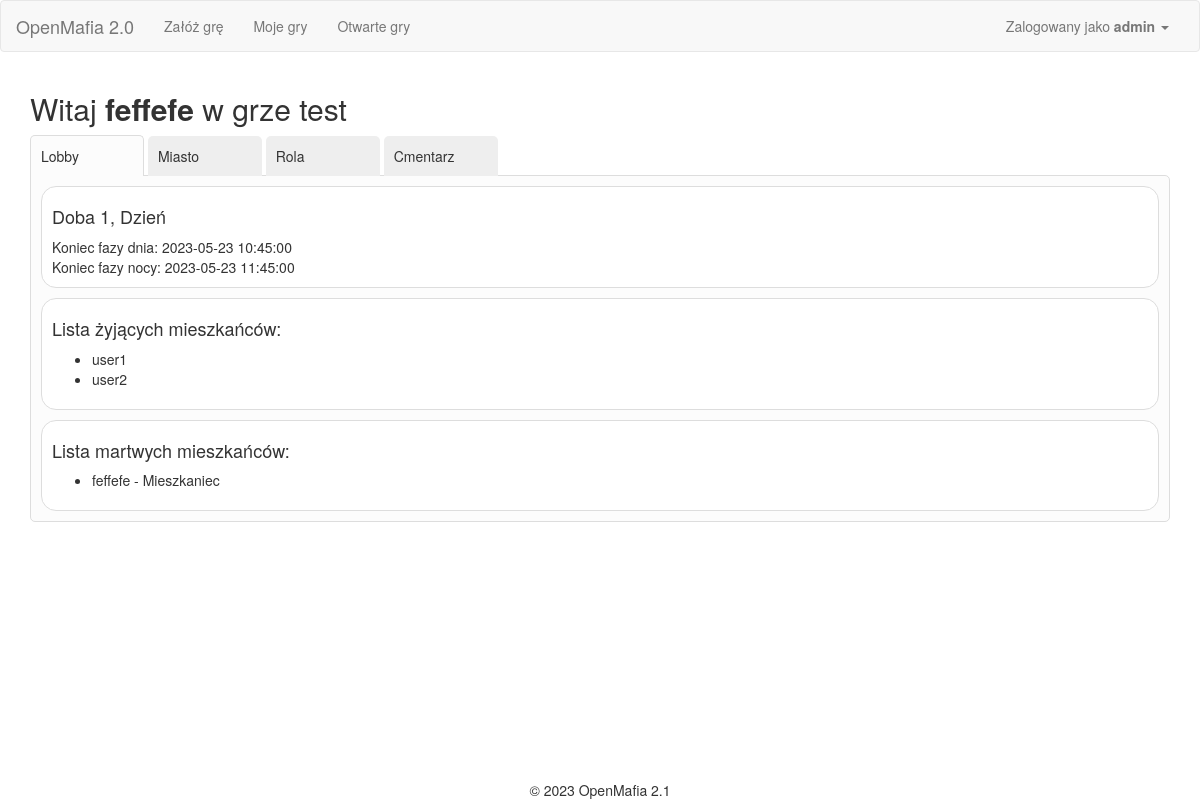
/game/1/lobby (signed in), run on the app's committed database.
### app/Engine/DB/models.py (models this page shows, shortened)
class User(db.Model):
    __tablename__ = 'User'
    id = db.Column(db.Integer, primary_key=True)
    user = db.Column(db.String(64), unique=True)
    password = db.Column(db.String(500))
    name = db.Column(db.String(500))
    email = db.Column(db.String(120), unique=True)
    is_active = db.Column(db.Boolean)
    def is_active(self):
        return True

class GamePlayer(db.Model):
    __tablename__ = 'GamePlayer'
    id = db.Column(db.Integer, primary_key=True)
    game_id = db.Column(db.Integer, ForeignKey('Game.id'))
    user_id = db.Column(db.Integer, ForeignKey('User.id'))
    order_id = db.Column(db.Integer)
    roles = relationship("Game_Roles")
    name = db.Column(db.String(500))
    status = db.Column(db.String(500))
    user = relationship("User")

class Game(db.Model):
    __tablename__ = 'Game'
    id = db.Column(db.Integer, primary_key=True)
    name = db.Column(db.String(500))
    day_no = db.Column(db.Integer)
    phase = db.Column(db.Integer)
    status_id = db.Column(db.Integer, ForeignKey('Status.id'), default=1)
    owner_id = db.Column(db.Integer, ForeignKey('User.id'))
    start_time = db.Column(db.DateTime(timezone=True))
    owner = relationship("User", uselist=False)
    status = relationship("Status", uselist=False)
    game_players = relationship("GamePlayer")
    roles = relationship("Game_Roles")
    phases = relationship("Game_Phases")

class Game_Phases(db.Model):
    __tablename__ = 'Game_Phases'
    id = db.Column(db.Integer, primary_key=True)
    game_id = db.Column(db.Integer, ForeignKey('Game.id'))
    phase_id = db.Column(db.Integer)
    phase_name = db.Column(db.String(100))
    phase_duration = db.Column(db.Integer)

class Game_Roles(db.Model):
    __tablename__ = 'Game_Roles'
    id = db.Column(db.Integer, primary_key=True)
    game_id = db.Column(db.Integer, ForeignKey('Game.id'))
    player_id = db.Column(db.Integer, ForeignKey('GamePlayer.id'))
    role_id = db.Column(db.Integer, ForeignKey('Role.id'))
    role = relationship("Role")

class Role(db.Model):
    __tablename__ = 'Role'
    id = db.Column(db.Integer, primary_key=True)
    name = db.Column(db.String(100))
    visible_name = db.Column(db.String(500))
    description = db.Column(db.String(500))
    events = relationship("Role_EventType", back_populates="role")

### app/SetupGameModule/views.py (the view)
@SetupGameModule.route('<game_id>/lobby', methods=['GET', 'POST'])
@login_required
def lobby(game_id):
    game_id = int(game_id)
    game_scheduler = GameScheduler()
    game_scheduler.check_jobs_and_run(game_id)
    forum_form = ForumForm()
    db_api = GameApi()
    game = db_api.get_game(game_id)
    v = Validator(game, current_user)
    event_api = GameEventApi()
    your_privileges = []
    if v.user_in_game() and v.game_is_started():
        day_duration = game.phases[0].phase_duration
        night_duration = game.phases[1].phase_duration
        alive_players = db_api.get_alive_players()
        alive_players_names = [player.name for player in alive_players]
        form = CreateEventForm()
        form.target.choices = alive_players_names
        dead_players = db_api.get_dead_players()
        you = [player for player in game.game_players if player.user_id == current_user.id][0]
        if you in dead_players:
            your_privileges.append('graveyard')
        if 'mafioso' in [role.name for role in db_api.get_user_roles(current_user.id)]:
            your_privileges.append('mafioso')
            mafia_actual_target = check_target_from_events(db_api, event_api=event_api)
            if mafia_actual_target is not None:
                mafia_actual_target = [player for player in game.game_players if player.id == mafia_actual_target][0]
        else:
            mafia_actual_target = None
        citizen_votes = event_api.get_all_events_for_actual_day(game, 'citizen_vote')
        citizen_votes = sorted(citizen_votes, key=lambda d: d.timestamp)
        try:
            your_citizen_vote = event_api.get_last_events_for_actual_day(game, 'citizen_vote')['citizen_vote'][you.id]
            your_citizen_vote = [player for player in game.game_players if player.id == your_citizen_vote.target][0]
        except KeyError:
            your_citizen_vote = None
        winners = event_api.check_if_someone_wins(game)
        current_time = datetime.datetime.now()
        forum_api = ForumApi(game.id, current_user.id)
        forums = forum_api.get_or_create_topics_for_game()
        citizen_chat_page = 1
        citizen_chat_page_content = forum_api.get_thread_page(forums['citizen_thread'].id, citizen_chat_page)
        data = {
            'day_end': game.start_time + timedelta(seconds=game.day_no * (day_duration + night_duration) - night_duration),
            'night_end': game.start_time + timedelta(seconds=game.day_no * (day_duration + night_duration)),
            'you': you,
            'role_ready_to_use': True,
            'alive_players': alive_players,
            'dead_players': dead_players,
            'mafia_actual_target': mafia_actual_target,
            'your_actual_citizen_vote': your_citizen_vote,
            'citizen_votes': citizen_votes,
            'winners': winners,
            'now': current_time,
            'citizen_thread': citizen_chat_page_content,
            'your_privileges': your_privileges
        }
        return render_template('SetupGameModule_lobby.html',
                               game=game,
                               data=data,
                               form=form,
                               forum_form=forum_form)
    else:
        return redirect(url_for('SetupGameModule.game_list'))

### app/Engine/AutomatedTasks/scheduler.py (called while the page is built)
    def check_jobs_and_run(self, game_id):
        jobs = self.job_api.list_jobs_for_game(game_id, for_update=True)
        jobs_to_do = []
        jobs_in_progress = []
        for job in jobs:
            if job.status == 'in_progress':
                jobs_in_progress.append(job)
        if not jobs_in_progress:
            for job in jobs:
                if job.status == 'new' and datetime.now() > job.trigger_time:
                    self.job_api.update_job_status(job.id, 'in_progress')
                    jobs_to_do.append(job)
        self.job_api.unlock_table() # unlock "for update"
        if len(jobs_in_progress) > 0:
            time.sleep(5)  # we assume that in 5 seconds the task will be done
        else:
            for job in jobs_to_do:
                getattr(Tasks, job.job_name).__call__(job.game_id)
                self.job_api.update_job_status(job.id, 'done')

### app/Engine/DB/db_api.py (called while the page is built)
def utc_to_local(utc_dt):
    from_zone = tz.gettz('UTC')
    to_zone = tz.gettz(os.environ["TZ"])
    utc_dt = utc_dt.replace(tzinfo=from_zone)
    localized_tz = utc_dt.astimezone(to_zone)
    return localized_tz

    def get_game(self, game_id):
        self.game = Game.query.filter_by(id=game_id).first()
        try:
            self.game.game_players.sort(key=lambda x: x.order_id)
        except TypeError:
            pass
        return self.game

    def get_alive_players(self):
        players = []
        for player in self.game.game_players:
            if player.status == 'alive':
                players.append(player)
        return players

    def get_dead_players(self):
        players = []
        for player in self.game.game_players:
            if player.status == 'dead':
                players.append(player)
        return players

    def get_user_roles(self, user_id):
        player = [game_player for game_player in self.game.game_players if game_player.user_id == user_id][0]
        user_roles = [role.role for role in player.roles]
        return user_roles

    def _get_event_id(self, event_name):
        e = EventType.query.filter_by(name=event_name).first()
        return e.id

    def get_all_events_for_actual_day(self, game, event_name=None):
        if event_name is None:
            events = Event.query.filter_by(game_id=game.id, day_no=game.day_no)
        else:
            event_type = self._get_event_id(event_name)
            events = Event.query.filter_by(game_id=game.id, day_no=game.day_no, event_type=event_type)
        return events

### app/SetupGameModule/templates/SetupGameModule_lobby.html (shortened to what this page needs)
{% extends "base.html" %}
{% import "bootstrap/wtf.html" as wtf %}
{% block styles %}
{{ super() }}
<link rel="stylesheet" type="text/css" href="{{ url_for('SetupGameModule.static', filename='css/styles.css') }}">
{% endblock %}
{%block main_content%}
<h2>Witaj <b>{{ data['you'].name }}</b> w grze {{ game.name }}</h2>
<div class="tabs">
  <ul class="tab-nav">
    <li class="active"><a href="#lobby">Lobby</a></li>
    <li><a href="#city">Miasto</a></li>
    <li><a href="#roles">Rola</a></li>
    {% if 'graveyard' in data['your_privileges'] %}<li><a href="#graveyard">Cmentarz</a></li>{% endif %}
  </ul>
  <div class="tab-content">
    <div id="lobby" class="active">
        <div class="content-box">
          <h4>Doba {{ game.day_no }}, {{ game.phases[game.phase - 1].phase_name }}</h4>
          Koniec fazy dnia: {{ data['day_end'] }}<br />
          Koniec fazy nocy: {{ data['night_end'] }}<br />
        </div>
        <div class="content-box">
          <h4>Lista żyjących mieszkańców:</h4>
          <ul>
          {% if data['alive_players']|length > 0 %}
            {% for player in data['alive_players']  %}
                <li>{{ player.name }}
                </li>
            {% endfor %}
          {% else %}
            Wszyscy zginęli!
          {% endif %}
          </ul>
        </div>
        <div class="content-box">
          <h4>Lista martwych mieszkańców:</h4>
          <ul>
          {% if data['dead_players']|length > 0 %}
            {% for player in data['dead_players']  %}
                <li>{{ player.name }} -
                  {% for role in player.roles %}
                  {{ role.role.visible_name }}
                  {% endfor %}
                </li>
            {% endfor %}
          {% else %}
            Wszyscy żyją!
          {% endif %}
          </ul>
        </div>
    </div>
  </div>
</div>
{%endblock%}

### app/templates/base.html (shortened to what this page needs)
{% extends "bootstrap/base.html" %}
{% block styles %}
{{ super() }}
<link rel="stylesheet" type="text/css" href="{{ url_for('static', filename='css/base_styles.css') }}">
<link rel="stylesheet" type="text/css" href="{{ url_for('static', filename='css/bootstrap_table.css') }}">
{% endblock %}
{% block navbar %}
<nav class="navbar navbar-default" id="nav">
	<div class="container-fluid">
	  <div class="navbar-header">
		<a class="navbar-brand" href="/">OpenMafia 2.0</a>
	  </div>
	  <div class="collapse navbar-collapse" id="bs-example-navbar-collapse-1">
		<ul class="nav navbar-nav">
			<li {{ 'class=active' if request.endpoint == 'SetupGameModule.setup_game' }} ><a href="{{ url_for('SetupGameModule.setup_game')}}">Załóż grę</a></li>
			<li><a href="{{ url_for('SetupGameModule.game_list')}}/my_games">Moje gry</a></li>
			<li><a href="{{ url_for('SetupGameModule.game_list')}}/open_games">Otwarte gry</a></li>
		</ul>
		<ul class="nav navbar-nav navbar-right">
		  <li><a href="#"></a></li>
		  <li class="dropdown">
			<a href="#" class="dropdown-toggle" data-toggle="dropdown" role="button" aria-haspopup="true" aria-expanded="false">
				{% if current_user.is_authenticated %}
				Zalogowany jako <b>{{ current_user.user }}</b>
				{% else %}
					Gość
				{% endif %}
				<span class="caret"></span>
			</a>
		  </li>
		</ul>
	  </div>
	</div>
  </nav>
{% endblock %}
{%block content %}
<div class="container">
	{%block main_content%}{%endblock%}
</div>
{% block footer %}
<div class="footer">&copy; 2023 OpenMafia 2.1</div>
{%- endblock footer %}
{%endblock%}

### app/static/css/base_styles.css (style rules this page uses)
.footer { position: fixed; left: 0; bottom: 0; width: 100%; text-align: center; text-size: small; }

### app/SetupGameModule/static/css/styles.css (style rules this page uses)
.tab-nav { list-style: none; margin: 0; padding: 0; }
.tab-nav li { display: inline-block; min-width: 10%; }
.tab-nav > li:last-child { margin-right: 0; }
.tab-nav li a { display: block; padding: 10px; background-color: #eee; color: #333; text-decoration: none; border-top-left-radius: 5px; border-top-right-radius: 5px; }
.tab-nav li.active a { border: 1px solid #ddd; border-bottom: none; position: relative; z-index: 1; background-color: #fcfcfc; }
.tab-content { border: 1px solid #ddd; padding: 10px; border-radius: 5px; border-top-left-radius: 0px; background-color: #fcfcfc; }
.tab-content > div { display: none; }
.tab-content > div.active { display: block; }
.tab-nav > li { margin-bottom: -1px; }
.tab-nav > li.active { border-bottom: none; margin-bottom: -1px; }
.content-box { background-color: #fff; border: 1px solid #ddd; border-radius: 15px; padding: 10px; margin-bottom: 10px; }
.tab-content .content-box:last-of-type { margin-bottom: 0px; }

### data on the page
User: user "admin"
GamePlayer: you.name "feffefe", name "feffefe"
Game: name "test", day_no "1", phase.phase_name "Dzień"
GamePlayer: name "user1"
GamePlayer: name "user2"
Game_Roles: role.visible_name "Mieszkaniec"

### other printed values
{{ data['day_end'] }} "2023-05-23 10:45:00"
{{ data['night_end'] }} "2023-05-23 11:45:00"
